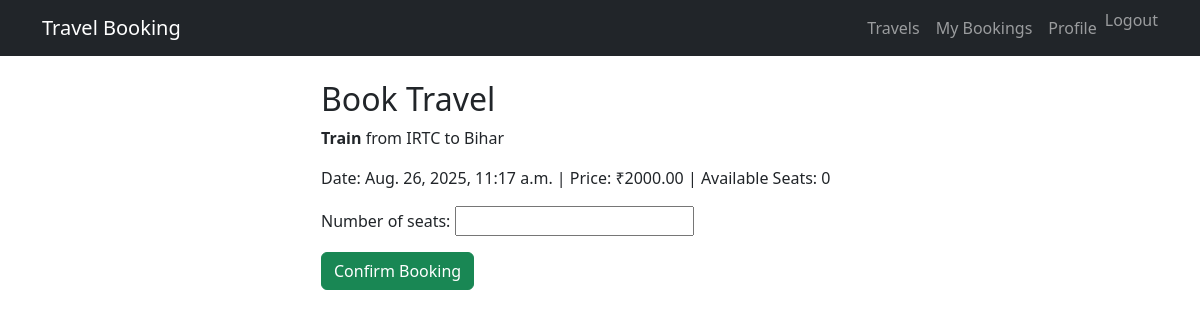
Screenshot of /book/2/ (signed in) with the database file from the repository.
### booking/models.py (models this page shows, shortened)
class TravelOption(models.Model):
    TRAVEL_TYPES = (
        ('Flight', 'Flight'),
        ('Train', 'Train'),
        ('Bus', 'Bus'),
    )
    travel_id = models.AutoField(primary_key=True)
    travel_type = models.CharField(max_length=20, choices=TRAVEL_TYPES)
    source = models.CharField(max_length=100)
    destination = models.CharField(max_length=100)
    datetime = models.DateTimeField()
    price = models.DecimalField(max_digits=10, decimal_places=2)
    available_seats = models.PositiveIntegerField()

### booking/views.py (the view)
# urls.py: path("book/<int:pk>/", views.book_travel, name="book_travel"),
@login_required
def book_travel(request, pk):
    travel = get_object_or_404(TravelOption, pk=pk)
    if request.method == "POST":
        form = BookingForm(request.POST)
        if form.is_valid():
            booking = form.save(commit=False)
            booking.user = request.user
            booking.travel_option = travel
            booking.total_price = travel.price * booking.number_of_seats
            if booking.number_of_seats <= travel.available_seats:
                travel.available_seats -= booking.number_of_seats
                travel.save()
                booking.save()
                return redirect('my_bookings')
            else:
                messages.error(request, "Not enough seats available.")
    else:
        form = BookingForm()
    return render(request, 'booking/book_travel.html', {'form': form, 'travel': travel})

### booking/forms.py
class BookingForm(forms.ModelForm):
    class Meta:
        model = Booking
        fields = ['number_of_seats']

### booking/templates/booking/book_travel.html (shortened to what this page needs)
{% extends "booking/base.html" %}
{% block content %}
<div class="col-md-6 offset-md-3">
  <h2>Book Travel</h2>
  <p><strong>{{ travel.travel_type }}</strong> from {{ travel.source }} to {{ travel.destination }} </p>
  <p>Date: {{ travel.datetime }} | Price: ₹{{ travel.price }} | Available Seats: {{ travel.available_seats }}</p>
  <form method="post">
    {{ form.as_p }}
    <button type="submit" class="btn btn-success">Confirm Booking</button>
  </form>
</div>
{% endblock %}

### rows the page displays
TravelOption: travel_type "Train", source "IRTC", destination "Bihar", datetime "Aug. 26, 2025, 11:17 a.m.", price "2000.00", available_seats "0"
